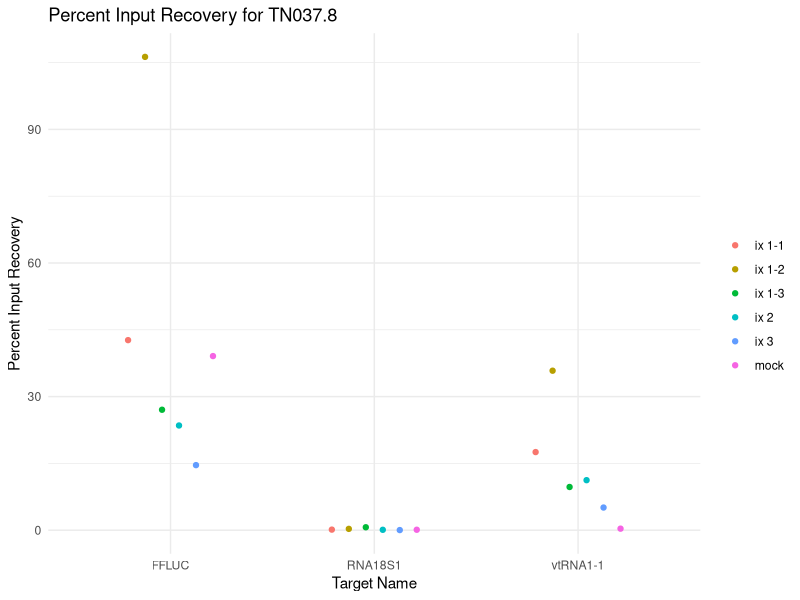
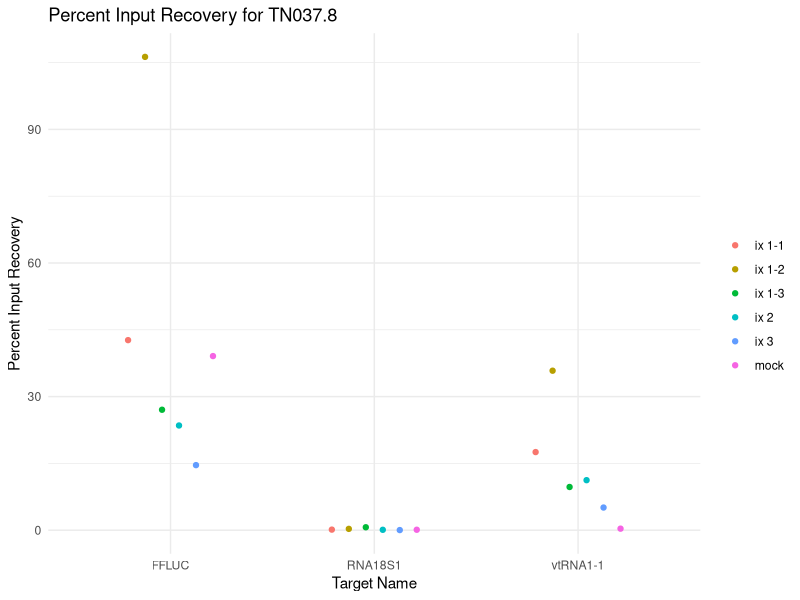

Write R code to recreate these figures, in order.
library(tidyverse)

# Import data
df <- read.csv("TN037/TN037.8_filtered.csv")

# Summarize mean CT values
data <- df %>%
  group_by(Sample.Name, Target.Name) %>%
    summarize(
        Mean.CT = mean(CT, na.rm = TRUE), 
        .groups = 'drop'
        ) %>%
        extract(Sample.Name, into = c("Sample.Name", "enrichment"), regex = "(.*)\\s(\\S+)$") %>%
        pivot_wider(names_from = enrichment, values_from = Mean.CT)
# Calculate dCT, foldchange, and percent recovery
data <- data %>%
    mutate(
        across(
            .cols = enriched,
            .fns = ~ .x - input  + log2(0.2^-1),
            .names = "dCT_{.col}"
        )
    ) %>%
    mutate(across(
        .cols = starts_with("dCT_"),
        .fns = ~ 2^(-.x),
        .names = "foldchange_{.col}"
    )) %>%
    rename_with(
        .cols = starts_with("foldchange_"),
        .fn = ~ str_replace(.x, "foldchange_dCT_", "foldchange_")
    ) %>%
    mutate(
        across(
            .cols = starts_with("foldchange_"),
            .fns = ~ .x * 100,
            .names = "percent_input_{.col}"
        )) %>%
    rename_with(
        .cols = starts_with("percent_input_"),
        .fn = ~ str_replace(.x, "percent_input_foldchange_", "percent_input_")
    )
write.csv(data, "TN037/TN037.8_recovery_calculations.csv", row.names = FALSE)

# plot percent recovery
plot_data <- data %>%
    select(Target.Name, starts_with("percent_input_"), Sample.Name) %>%
    rename_with(
        .cols = starts_with("percent_input_"),
        .fn = ~ str_replace(.x, "percent_input_", "")
    ) %>%
    pivot_longer(
        cols = enriched,
        names_to = "condition",
        values_to = "percent_input"
    )
p <- ggplot(plot_data, aes(x = Target.Name, y = percent_input, color = Sample.Name)) +
    geom_point(stat = "identity", position = position_dodge(width = 0.5)) +
    labs(
        title = "Percent Input Recovery for TN037.8",
        x = "Target Name",
        y = "Percent Input Recovery",
        color = ""
        ) +
    theme_minimal()
print(p)
ggsave("TN037/TN037.8_percent_input_recovery_plot.png", plot = p, width = 8, height = 6)
